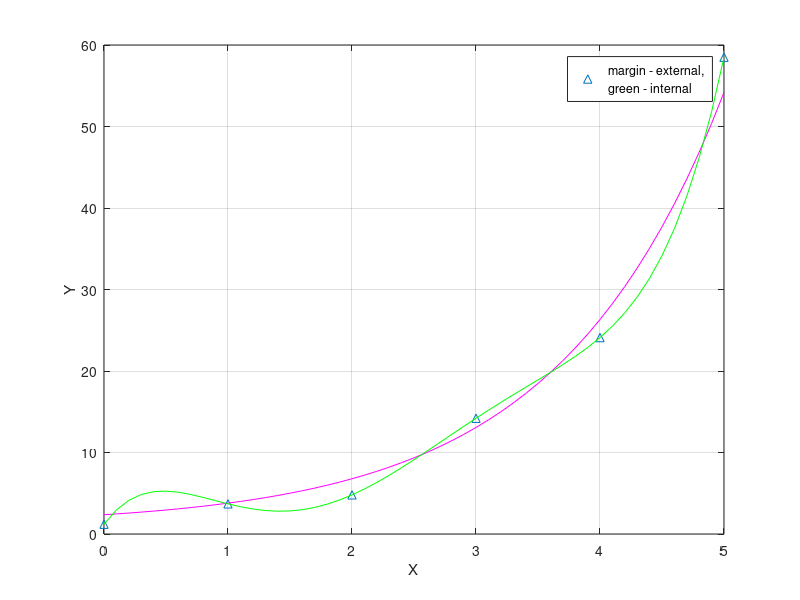

Write the MATLAB code that produced this figure.
#control example
##X = [0 1 2 3 4];
##Y = [0 1.18 1.9 2.33 2.59];


X = [0 1 2 3 4 5];
Y = [1.2 3.7 4.8 14.2 24.1 58.5];

n = length(X);

SumFunction = 0;
SumXt = 0;
SumXt2 = 0;
SumXF = 0;
SumY = 0;
SumA = 0;

for i=1:(n-1)
  F(i) = log((Y(i+1)-Y(i))/(X(i+1)-X(i)));
  SumFunction = SumFunction + F(i);
  
  Xt(i) = (X(i+1)+X(i))/2;
  SumXt = SumXt + Xt(i);

  Xt2(i) = (Xt(i))^2;
  SumXt2 = SumXt2 + Xt2(i);

  XF(i) = Xt(i)*F(i);
  SumXF = SumXF + XF(i);
end;


M = [(n-1) SumXt; SumXt SumXt2];
m = [SumFunction SumXF];

x = inv(M)*m';

disp('k exp regression:')
B = -x(2)
A = exp(x(1))/B

for i=1:n
  Yt(i) = A*(1-exp(-B*X(i)));
  SumY = SumY + (Y(i)-Yt(i));
end;

C = SumY/n
y = A*(1 - exp(-B*X)) + C;
%r = 0;

%mistake
for i=1:n
  SumA = SumA + abs((Y(i)-y(i))/Y(i));
  Ab(i) = abs((Y(i)-y(i))/Y(i));
%  if Ab(i) > r
%    r = Ab(i);
%    m = i
%  end;
end;
%r
%m
disp('mistake(%):')
Abs = (SumA/(n-1))*100




##%graphic of function
##wind = figure();
##x = 0:0.1:5;
##z = A*(1 - exp(-B*x)) + C;
##plot(X, Y,'*',x, z);
##pause(5);
##delete(wind);
##
##%graphic build with internal function
##wind2 = figure();
##l = polyfit(X, Y, (n-1));
##y1 = polyval(l, x);
##plot(X, Y, '*', x , y1);
##pause(10);
##delete(wind2);

wind3 = figure();
x = 0:0.1:5;
z = A*(1 - exp(-B*x)) + C;
l = polyfit(X, Y, (n-1));
y1 = polyval(l, x);

plot(X, Y, '^' ,x , z, 'm', x, y1, 'g')
xlabel('X');
ylabel('Y');
legend("margin - external, \ngreen - internal");

grid on;
